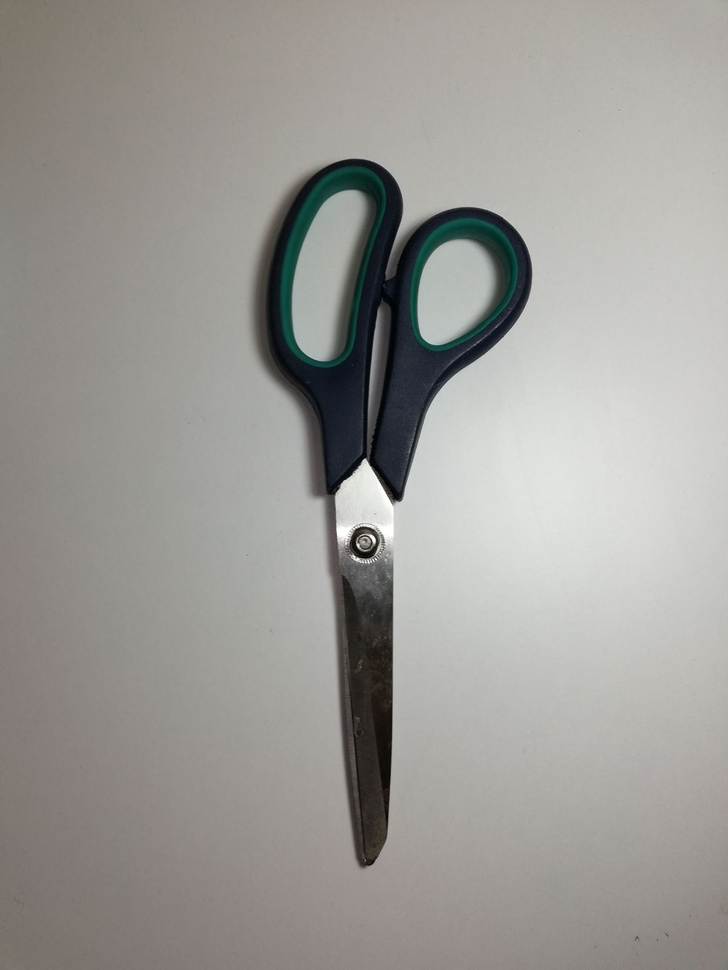
//> input picture test_img3.jpeg, 728 x 970 px, shrunk from 1200 x 1599 before the run
$ ./cam test_img3.jpeg   (built with g++ and OpenCV 4)
//> lines starting //> are read from the running program, lines starting //| are printed output that depends on the picture; after the words box and inside, x2 and y2 are one past the last pixel; in counts of white or black regions, pixels touching at a corner belong together
#include <opencv2/core/core.hpp>
#include <opencv2/highgui/highgui.hpp>
#include <iostream>
#include <stdio.h>
#include "opencv2/opencv.hpp"
#include <bits/stdc++.h>

using namespace cv;
using namespace std;

int main( int argc, char** argv )
{
    if( argc != 2){
     cout <<" Usage: display_image ImageToLoadAndDisplay" << endl;
     return -1;
    }

	Mat Object;
	Mat edges2;


	Object = imread(argv[1], CV_LOAD_IMAGE_COLOR);	//Read the file
//> Object is the input picture: 970 rows x 728 cols, CV_8UC3; mean B, G, R 150.8, 154.9, 156.6

    if(! Object.data ){                              // Check for invalid input
        cout <<  "Could not open or find the image" << std::endl ;
        return -1;
    }
//  namedWindow( "Display window", WINDOW_AUTOSIZE );// Create a window for display.
	imshow( "Display1 Object", Object);

    cvtColor(Object, edges2, COLOR_BGR2GRAY);
    GaussianBlur(edges2, edges2, Size(7,7), 1.5, 1.5);
    Canny(edges2, edges2, 0, 30, 3);
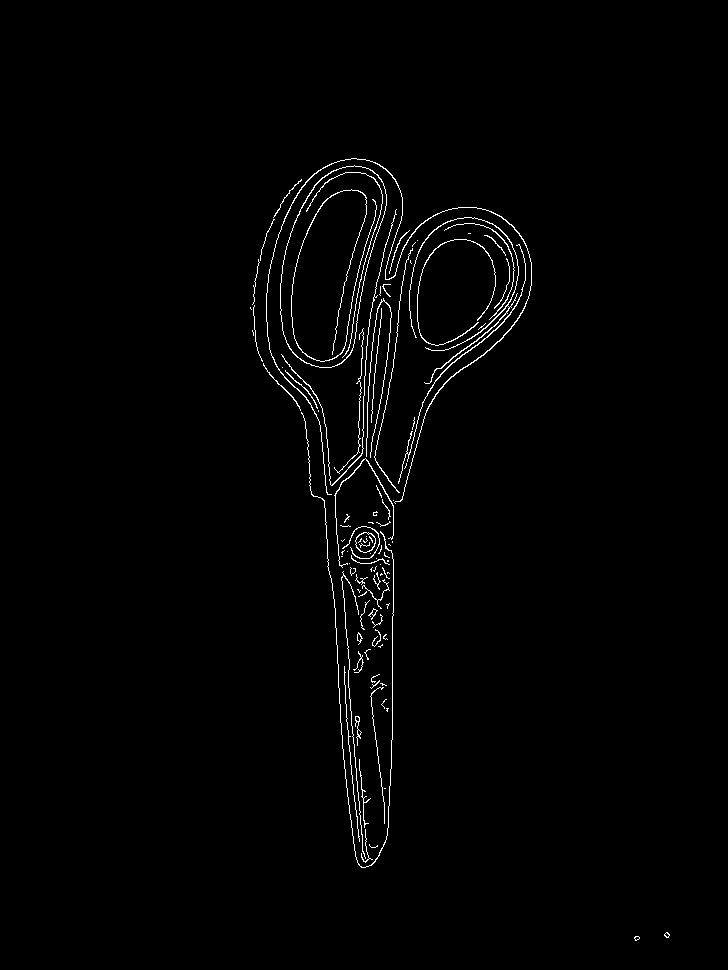
//> edges2: 970 rows x 728 cols, CV_8UC1; 1.3% white in thin lines or dots, all inside (x1, y1, x2, y2) = (250, 158, 670, 941)

	imshow( "Display Object", edges2);

	Mat	bub;
	int ar1[100] = {};
	int k=0;
	int t=0;
	int temp=0;
	int is=0;
	int ss=0;
	int a=0;
	int b=0;

	int tot_a1=0;		//cismin etrafına cizilecek dikdörtgenin sınırları
	int tot_b1=0;
	int count_ab1=0;

	int tot_a2=0;
	int tot_b2=0;
	int count_ab2=0;

	bub=edges2.clone(); // bub sınırları cizdigimiz image x ekseni

	for(int i=0; i<edges2.rows; i++){
		for(int j=0; j<edges2.cols; j++){
			bub.at<uchar>(i, j)=255;
		}
	}
//> bub: 970 rows x 728 cols, CV_8UC1; every value is 255

	for(int i=0; i<edges2.rows; i++){
		for(int j=0; j<edges2.cols; j++){
			if( edges2.at<uchar>(i, j)==255){
				ar1[k]=j;
				k++;
			}
			else{
			}
		}
		if( k>0 ){
			for(int es=0; es<k; es++){
				a=ar1[0];
				b=ar1[k-1];
				bub.at<uchar>(i, a)=0;
				bub.at<uchar>(i, b)=0;
				tot_a1=tot_a1+a;
				tot_b1=tot_b1+b;
				count_ab1++;
			}
			for(t=0; t<k; t++){
				ar1[t] = 0;
			}
		}
		k=0;
	}
//> this loop made 970 passes
//> (a, b, tot_a1, tot_b1, count_ab1) on passes 159 to 170: (351, 356, 2106, 2136, 6), (345, 365, 7281, 7611, 21), (340, 369, 10341, 10932, 30), (337, 372, 12363, 13164, 36), (334, 375, 14367, 15414, 42), (331, 377, 16353, 17676, 48), (329, 379, 18327, 19950, 54), (327, 380, 20289, 22230, 60), (325, 382, 27114, 30252, 81), (323, 383, 31313, 35231, 94), (322, 385, 34855, 39466, 105), (320, 386, 37735, 42940, 114)
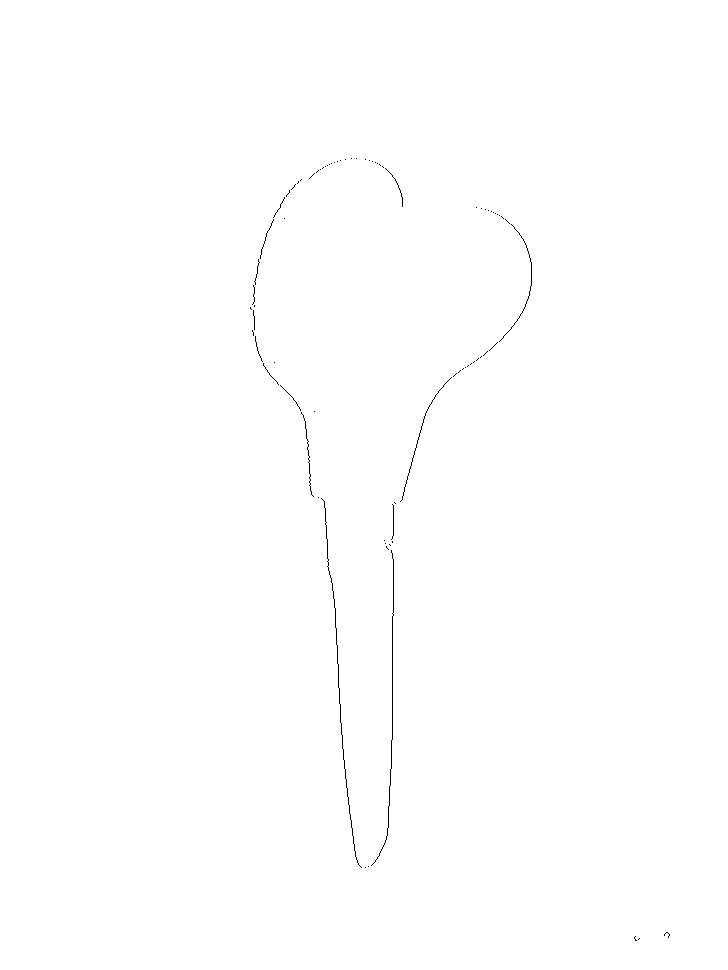
//> bub: 970 rows x 728 cols, CV_8UC1; 99.8% white; black in thin lines or dots, all inside (x1, y1, x2, y2) = (250, 158, 670, 941)
//> after the loop, k = 0; a = 635; b = 636; tot_a1 = 2665285; tot_b1 = 4092378; count_ab1 = 9057

	int bound_x1=tot_a1/count_ab1;
//> bound_x1 = 294
	int bound_x2=tot_b1/count_ab1;
//> bound_x2 = 451

//2.kısım							sınırları cizdigimiz image y ekseni
	for(int i=0; i<edges2.rows; i++){
		for(int j=0; j<edges2.cols; j++){
			if( edges2.at<uchar>(j, i)==255){
				ar1[k]=j;
				k++;
			}
			else{
			}
		}
//> (the run ends here: the program crashes, at `if( k>0 )`)
